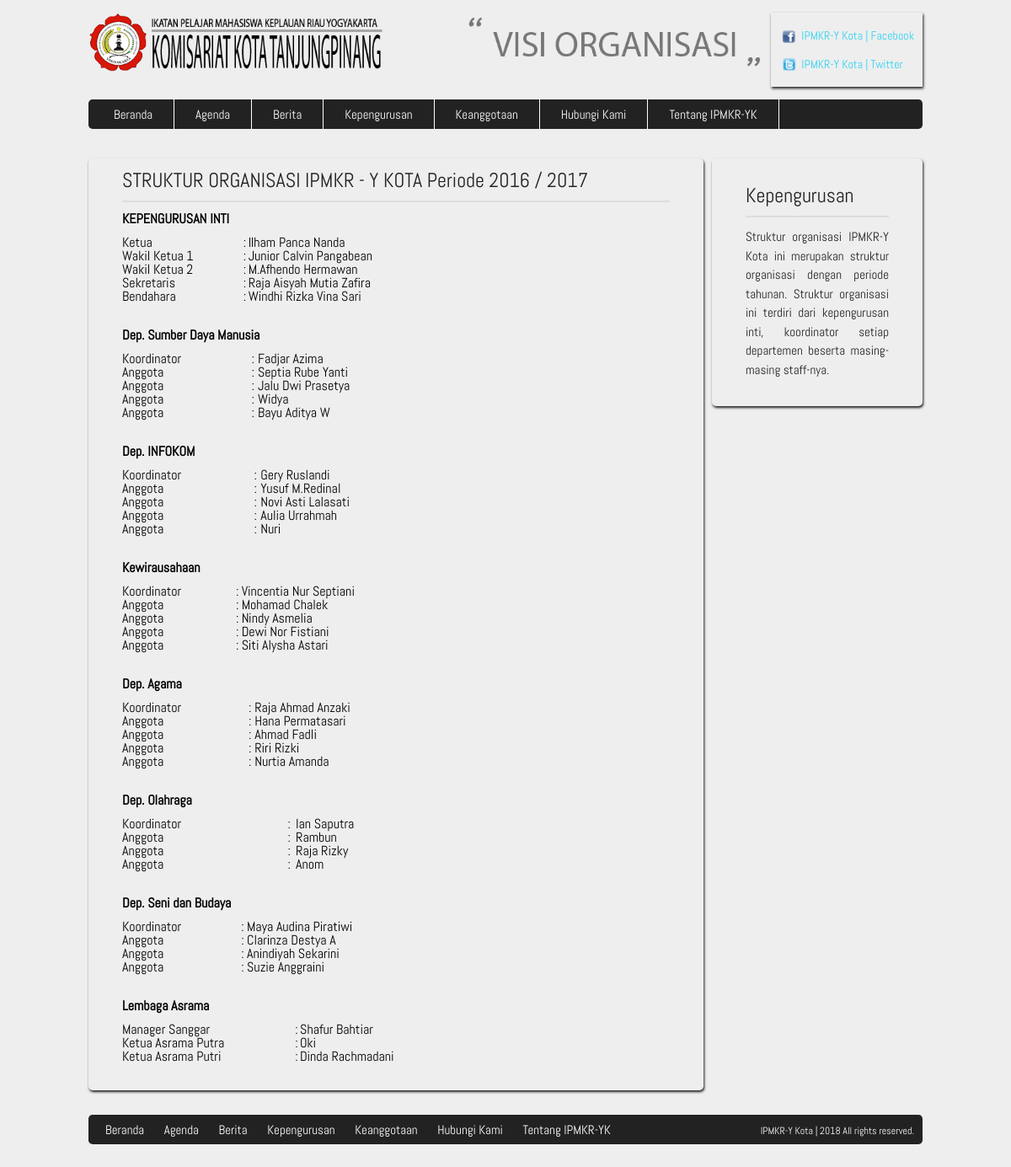
Screenshot of /kepengurusan_bckp.php with the database file from the repository.
### tables this page shows
CREATE TABLE IF NOT EXISTS `kepengurusan` (
  `id` varchar(4) NOT NULL,
  `nama` varchar(50) NOT NULL,
  `jk` char(1) NOT NULL,
  `jabatan` varchar(50) NOT NULL,
  `departemen` int(20) NOT NULL,
  `periode` varchar(30) NOT NULL
);

### kepengurusan_bckp.php (the view, shortened to what this page needs)
<!DOCTYPE HTML>
<html>
<head>
    <link href="css/additional.css" rel="stylesheet" type="text/css" media="all" />
    <link href="css/style.css" rel="stylesheet" type="text/css" media="all" />
</head>
<body>
 <?php include("front/include/navbar.php") ?>
 <div class="wrap">
    <div class="content">
        <div class="sidebar">
            <h1>Kepengurusan</h1>
            <p>
                Struktur organisasi IPMKR-Y Kota ini merupakan struktur organisasi dengan periode tahunan.
                Struktur organisasi ini terdiri dari kepengurusan inti, koordinator setiap departemen beserta masing-masing staff-nya.
            </p>
        </div>
        <div class="b-box">
            <?php
            $query_pengurus = mysql_query("SELECT periode FROM kepengurusan LIMIT 1;");
            $data_pengurus = mysql_fetch_assoc($query_pengurus);
            ?>
            <h1>STRUKTUR ORGANISASI IPMKR - Y KOTA Periode <?php echo $data_pengurus['periode'] ?></h1>
            <h2 class="original-size">KEPENGURUSAN INTI</h2>
            <table width="400px;" style="margin-bottom:30px;">
                <?php
                $query_inti = mysql_query("SELECT * FROM kepengurusan where departemen = 1;");
                while($data_inti = mysql_fetch_assoc($query_inti)): ?>
                <tr>
                    <td><?php echo $data_inti['jabatan'] ?></td>
                    <td>:</td>
                    <td><?php echo $data_inti['nama'] ?></td>
                </tr>
                <?php
                endwhile; ?>
            </table>
            <h2 class="original-size">Dep. Sumber Daya Manusia</h2>
            <table width="400px;" style="margin-bottom:30px;">
                <?php
                $query_inti = mysql_query("SELECT * FROM kepengurusan where departemen = 2;");
                while($data_inti = mysql_fetch_assoc($query_inti)): ?>
                <tr>
                    <td><?php echo $data_inti['jabatan'] ?></td>
                    <td>:</td>
                    <td><?php echo $data_inti['nama'] ?></td>
                </tr>
                <?php
                endwhile; ?>
            </table>
            <h2 class="original-size">Dep. INFOKOM</h2>
            <table width="400px;" style="margin-bottom:30px;">
                <?php
                $query_inti = mysql_query("SELECT * FROM kepengurusan where departemen = 3;");
                while($data_inti = mysql_fetch_assoc($query_inti)): ?>
                <tr>
                    <td><?php echo $data_inti['jabatan']; ?></td>
                    <td>:</td>
                    <td><?php echo $data_inti['nama'] ?></td>
                </tr>
                <?php
                endwhile; ?>
            </table>
            <h2 class="original-size">Kewirausahaan</h2>
            <table width="400px;" style="margin-bottom:30px;">
                <?php
                $query_inti = mysql_query("SELECT * FROM kepengurusan where departemen = 4;");
                while($data_inti = mysql_fetch_assoc($query_inti)): ?>
                <tr>
                    <td><?php echo $data_inti['jabatan']; ?></td>
                    <td>:</td>
                    <td><?php echo $data_inti['nama'] ?></td>
                </tr>
                <?php
                endwhile; ?>
            </table>
            <h2 class="original-size">Dep. Agama</h2>
            <table width="400px;" style="margin-bottom:30px;">
                <?php
                $query_inti = mysql_query("SELECT * FROM kepengurusan where departemen = 5;");
                while($data_inti = mysql_fetch_assoc($query_inti)): ?>
                <tr>
                    <td><?php echo $data_inti['jabatan']; ?></td>
                    <td>:</td>
                    <td><?php echo $data_inti['nama'] ?></td>
                </tr>
                <?php
                endwhile; ?>
            </table>
            <h2 class="original-size">Dep. Olahraga</h2>
            <table width="400px;" style="margin-bottom:30px;">
                <?php
                $query_inti = mysql_query("SELECT * FROM kepengurusan where departemen = 6;");
                while($data_inti = mysql_fetch_assoc($query_inti)): ?>
                <tr>
                    <td><?php echo $data_inti['jabatan']; ?></td>
                    <td>:</td>
                    <td><?php echo $data_inti['nama'] ?></td>
                </tr>
                <?php
                endwhile; ?>
            </table>
            <h2 class="original-size">Dep. Seni dan Budaya</h2>
            <table width="400px;" style="margin-bottom:30px;">
                <?php
                $query_inti = mysql_query("SELECT * FROM kepengurusan where departemen = 7;");
                while($data_inti = mysql_fetch_assoc($query_inti)): ?>
                <tr>
                    <td><?php echo $data_inti['jabatan']; ?></td>
                    <td>:</td>
                    <td><?php echo $data_inti['nama'] ?></td>
                </tr>
                <?php
                endwhile; ?>
            </table>
            <h2 class="original-size">Lembaga Asrama</h2>
            <table width="400px;" style="margin-bottom:30px;">
                <?php
                $query_inti = mysql_query("SELECT * FROM kepengurusan where departemen = 8;");
                while($data_inti = mysql_fetch_assoc($query_inti)): ?>
                <tr>
                    <td><?php echo $data_inti['jabatan']; ?></td>
                    <td>:</td>
                    <td><?php echo $data_inti['nama'] ?></td>
                </tr>
                <?php
                endwhile; ?>
            </table>
        </div>
    </div>
</div>
<?php include("front/include/footer.php") ?>
</body>
</html>

### css/additional.css (style rules this page uses)
table { border-spacing: 0; border-collapse: collapse; }

### css/style.css (style rules this page uses)
html, body, div, span, applet, object, iframe, h1, h2, h3, h4, h5, h6, p, blockquote, pre, a, abbr, acronym, address, big, cite, code, del, dfn, em, img, ins, kbd, q, s, samp, small, strike, strong, sub, sup, tt, var, b, u, i, center, dl, dt, dd, ol, ul, li, fieldset, form, label, legend, table, caption, tbody, tfoot, thead, tr, th, td, article, aside, canvas, details, embed, figure, figcaption, footer, header, hgroup, menu, nav, output, ruby, section, summary, time, mark, audio, video { margin: 0; padding: 0; border: 0; font-size: 100%; font: inherit; vertical-align: baseline; }
body { line-height: 1; }
table { border-collapse: collapse; border-spacing: 0; }
body { background:#EEEEEE; font-family:'Abel-Regular', Helvetica, sans-serif; }
.original-size { font-size: 100% !important; color:#000 !important; }
.wrap { width:990px; margin:0 auto; background:#EEEEEE; }
.content { margin:0 auto; }
.sidebar { width: 170px; float: right; padding:20px 40px; background:#EEEEEE; -webkit-box-shadow:1px 2px 3px #000; -moz-box-shadow:1px 2px 3px #111; box-shadow:1px 2px 3px #1d1d1d; -webkit-border-radius:.3em; -moz-border-radius:.3em; border-radius:.3em; }
.sidebar h1 { margin:0 0 12px 0; padding:12px 0; font-size:24px; color:#222222; border-bottom:2px solid #DDD; }
.sidebar p { margin:0 0 12px 0; line-height:1.5em; font-size:15px; color:#222222; text-align:justify; }
.b-box { width: 650px; position:relative; padding:2px 40px; background:#EEEEEE; -webkit-box-shadow:1px 2px 3px #000; -moz-box-shadow:1px 2px 3px #111; box-shadow:1px 2px 3px #1d1d1d; -webkit-border-radius:.3em; -moz-border-radius:.3em; border-radius:.3em; }
.b-box h1 { margin:0 0 12px 0; padding:12px 0; font-size:24px; color:#222222; border-bottom:2px solid #DDD; }
.content h2, .content h3 { color:#00CCFF; font-weight:bold; margin:12px 0; }

### rows the page displays
kepengurusan: jabatan "Ketua", nama "Ilham Panca Nanda"
kepengurusan: jabatan "Wakil Ketua 1", nama "Junior Calvin Pangabean"
kepengurusan: jabatan "Wakil Ketua 2", nama "M.Afhendo Hermawan"
kepengurusan: jabatan "Sekretaris", nama "Raja Aisyah Mutia Zafira"
kepengurusan: jabatan "Bendahara", nama "Windhi Rizka Vina Sari"
kepengurusan: jabatan "Koordinator", nama "Fadjar Azima"
kepengurusan: jabatan "Anggota", nama "Septia Rube Yanti"
kepengurusan: jabatan "Anggota", nama "Jalu Dwi Prasetya"
kepengurusan: jabatan "Anggota", nama "Widya"
kepengurusan: jabatan "Anggota", nama "Bayu Aditya W"
kepengurusan: jabatan "Koordinator", nama "Gery Ruslandi"
kepengurusan: jabatan "Anggota", nama "Yusuf M.Redinal"
kepengurusan: jabatan "Anggota", nama "Novi Asti Lalasati"
kepengurusan: jabatan "Anggota", nama "Aulia Urrahmah"
kepengurusan: jabatan "Anggota", nama "Nuri"
kepengurusan: jabatan "Koordinator", nama "Vincentia Nur Septiani"
kepengurusan: jabatan "Anggota", nama "Mohamad Chalek"
kepengurusan: jabatan "Anggota", nama "Nindy Asmelia"
kepengurusan: jabatan "Anggota", nama "Dewi Nor Fistiani"
kepengurusan: jabatan "Anggota", nama "Siti Alysha Astari"
kepengurusan: jabatan "Koordinator", nama "Raja Ahmad Anzaki"
kepengurusan: jabatan "Anggota", nama "Hana Permatasari"
kepengurusan: jabatan "Anggota", nama "Ahmad Fadli"
kepengurusan: jabatan "Anggota", nama "Riri Rizki"
kepengurusan: jabatan "Anggota", nama "Nurtia Amanda"
kepengurusan: jabatan "Koordinator", nama "Ian Saputra"
kepengurusan: jabatan "Anggota", nama "Rambun"
kepengurusan: jabatan "Anggota", nama "Raja Rizky"
kepengurusan: jabatan "Anggota", nama "Anom"
kepengurusan: jabatan "Koordinator", nama "Maya Audina Piratiwi"
kepengurusan: jabatan "Anggota", nama "Clarinza Destya A"
kepengurusan: jabatan "Anggota", nama "Anindiyah Sekarini"
kepengurusan: jabatan "Anggota", nama "Suzie Anggraini"
kepengurusan: jabatan "Manager Sanggar", nama "Shafur Bahtiar"
kepengurusan: jabatan "Ketua Asrama Putra", nama "Oki"
kepengurusan: jabatan "Ketua Asrama Putri", nama "Dinda Rachmadani"

### other values shown
$data_pengurus['periode'] "2016 / 2017"
